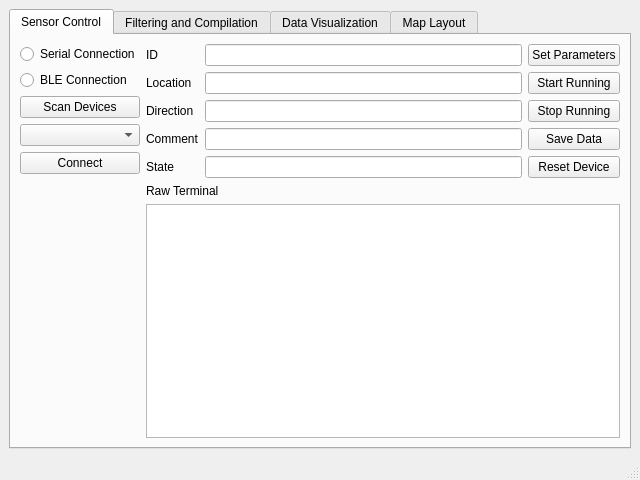
<?xml version="1.0" encoding="UTF-8"?>
<ui version="4.0">
 <class>MainWindow</class>
 <widget class="QMainWindow" name="MainWindow">
  <property name="geometry">
   <rect>
    <x>0</x>
    <y>0</y>
    <width>640</width>
    <height>480</height>
   </rect>
  </property>
  <property name="minimumSize">
   <size>
    <width>640</width>
    <height>480</height>
   </size>
  </property>
  <property name="windowTitle">
   <string>RCDS Tool</string>
  </property>
  <widget class="QWidget" name="centralwidget">
   <layout class="QGridLayout" name="gridLayout">
    <item row="0" column="0">
     <layout class="QVBoxLayout" name="verticalLayout">
      <item>
       <widget class="QTabWidget" name="tabWidget">
        <property name="currentIndex">
         <number>0</number>
        </property>
        <widget class="QWidget" name="SensorTab">
         <attribute name="title">
          <string>Sensor Control</string>
         </attribute>
         <layout class="QGridLayout" name="gridLayout_2">
          <item row="0" column="0">
           <layout class="QVBoxLayout" name="verticalLayout_2">
            <item>
             <widget class="QRadioButton" name="SerialRadioButton">
              <property name="text">
               <string>Serial Connection</string>
              </property>
             </widget>
            </item>
            <item>
             <widget class="QRadioButton" name="BLERadioButton">
              <property name="text">
               <string>BLE Connection</string>
              </property>
             </widget>
            </item>
            <item>
             <widget class="QPushButton" name="ScanDevicesButton">
              <property name="text">
               <string>Scan Devices</string>
              </property>
             </widget>
            </item>
            <item>
             <widget class="QComboBox" name="DeviceListComboBox"/>
            </item>
            <item>
             <widget class="QPushButton" name="DeviceConnectButton">
              <property name="text">
               <string>Connect</string>
              </property>
             </widget>
            </item>
            <item>
             <spacer name="verticalSpacer">
              <property name="orientation">
               <enum>Qt::Vertical</enum>
              </property>
              <property name="sizeHint" stdset="0">
               <size>
                <width>20</width>
                <height>40</height>
               </size>
              </property>
             </spacer>
            </item>
           </layout>
          </item>
          <item row="0" column="1">
           <layout class="QVBoxLayout" name="verticalLayout_7">
            <item>
             <layout class="QHBoxLayout" name="horizontalLayout">
              <item>
               <layout class="QGridLayout" name="gridLayout_6">
                <item row="0" column="0">
                 <widget class="QLabel" name="IDLabel">
                  <property name="text">
                   <string>ID</string>
                  </property>
                 </widget>
                </item>
                <item row="0" column="1">
                 <widget class="QLineEdit" name="IDLineEdit"/>
                </item>
                <item row="1" column="0">
                 <widget class="QLabel" name="LocLabel">
                  <property name="text">
                   <string>Location</string>
                  </property>
                 </widget>
                </item>
                <item row="1" column="1">
                 <widget class="QLineEdit" name="LocLineEdit"/>
                </item>
                <item row="2" column="0">
                 <widget class="QLabel" name="DirLabel">
                  <property name="text">
                   <string>Direction</string>
                  </property>
                 </widget>
                </item>
                <item row="2" column="1">
                 <widget class="QLineEdit" name="DirLineEdit"/>
                </item>
                <item row="3" column="0">
                 <widget class="QLabel" name="CommentLabel">
                  <property name="text">
                   <string>Comment</string>
                  </property>
                 </widget>
                </item>
                <item row="3" column="1">
                 <widget class="QLineEdit" name="CommentLineEdit"/>
                </item>
                <item row="4" column="0">
                 <widget class="QLabel" name="StateLabel">
                  <property name="text">
                   <string>State</string>
                  </property>
                 </widget>
                </item>
                <item row="4" column="1">
                 <widget class="QLineEdit" name="StateLineEdit"/>
                </item>
               </layout>
              </item>
              <item>
               <layout class="QVBoxLayout" name="verticalLayout_5">
                <item>
                 <widget class="QPushButton" name="SetButton">
                  <property name="text">
                   <string>Set Parameters</string>
                  </property>
                 </widget>
                </item>
                <item>
                 <widget class="QPushButton" name="StartButton">
                  <property name="text">
                   <string>Start Running</string>
                  </property>
                 </widget>
                </item>
                <item>
                 <widget class="QPushButton" name="StopButton">
                  <property name="text">
                   <string>Stop Running</string>
                  </property>
                 </widget>
                </item>
                <item>
                 <widget class="QPushButton" name="SaveButton">
                  <property name="text">
                   <string>Save Data</string>
                  </property>
                 </widget>
                </item>
                <item>
                 <widget class="QPushButton" name="ResetButton">
                  <property name="text">
                   <string>Reset Device</string>
                  </property>
                 </widget>
                </item>
               </layout>
              </item>
             </layout>
            </item>
            <item>
             <widget class="QLabel" name="TerminalLabel">
              <property name="text">
               <string>Raw Terminal</string>
              </property>
             </widget>
            </item>
            <item>
             <widget class="QTextEdit" name="TerminalTextEdit">
              <property name="readOnly">
               <bool>true</bool>
              </property>
             </widget>
            </item>
           </layout>
          </item>
         </layout>
         <zorder>verticalLayoutWidget_2</zorder>
         <zorder>verticalLayoutWidget_4</zorder>
         <zorder>verticalLayoutWidget_4</zorder>
         <zorder>verticalLayoutWidget_5</zorder>
        </widget>
        <widget class="QWidget" name="FilterTab">
         <attribute name="title">
          <string>Filtering and Compilation</string>
         </attribute>
         <layout class="QGridLayout" name="gridLayout_7">
          <item row="0" column="0">
           <layout class="QHBoxLayout" name="horizontalLayout_5" stretch="1,2,4">
            <item>
             <layout class="QVBoxLayout" name="verticalLayout_8">
              <item>
               <widget class="QPushButton" name="FilterSelectFolderButton">
                <property name="text">
                 <string>Select Folder</string>
                </property>
               </widget>
              </item>
              <item>
               <widget class="QListView" name="FilterFileListView">
                <property name="selectionMode">
                 <enum>QAbstractItemView::MultiSelection</enum>
                </property>
               </widget>
              </item>
             </layout>
            </item>
            <item>
             <layout class="QGridLayout" name="gridLayout_5">
              <item row="0" column="0">
               <widget class="QLabel" name="ETLabel">
                <property name="text">
                 <string>Earliest Data</string>
                </property>
               </widget>
              </item>
              <item row="0" column="1">
               <widget class="QDateTimeEdit" name="EDateTimeEdit">
                <property name="calendarPopup">
                 <bool>true</bool>
                </property>
               </widget>
              </item>
              <item row="1" column="0">
               <widget class="QLabel" name="LTLabel">
                <property name="text">
                 <string>Latest Data</string>
                </property>
               </widget>
              </item>
              <item row="1" column="1">
               <widget class="QDateTimeEdit" name="LDateTimeEdit">
                <property name="date">
                 <date>
                  <year>2099</year>
                  <month>12</month>
                  <day>31</day>
                 </date>
                </property>
                <property name="time">
                 <time>
                  <hour>0</hour>
                  <minute>0</minute>
                  <second>0</second>
                 </time>
                </property>
                <property name="maximumDateTime">
                 <datetime>
                  <hour>23</hour>
                  <minute>59</minute>
                  <second>59</second>
                  <year>7999</year>
                  <month>12</month>
                  <day>30</day>
                 </datetime>
                </property>
                <property name="calendarPopup">
                 <bool>true</bool>
                </property>
               </widget>
              </item>
              <item row="2" column="0">
               <widget class="QLabel" name="MinTOLabel">
                <property name="text">
                 <string>Min Sec Occluded</string>
                </property>
               </widget>
              </item>
              <item row="2" column="1">
               <widget class="QDoubleSpinBox" name="MinTDoubleSpinBox">
                <property name="minimum">
                 <double>0.100000000000000</double>
                </property>
               </widget>
              </item>
              <item row="3" column="0">
               <widget class="QLabel" name="MaxTOLabel">
                <property name="text">
                 <string>Max Sec Occluded</string>
                </property>
               </widget>
              </item>
              <item row="4" column="0">
               <widget class="QLabel" name="MinCMLabel">
                <property name="text">
                 <string>Min Centimeter</string>
                </property>
               </widget>
              </item>
              <item row="4" column="1">
               <widget class="QSpinBox" name="MinCMSpinBox">
                <property name="minimum">
                 <number>10</number>
                </property>
                <property name="maximum">
                 <number>40</number>
                </property>
               </widget>
              </item>
              <item row="5" column="0">
               <widget class="QLabel" name="MaxCMLabel">
                <property name="text">
                 <string>Max Centimeter</string>
                </property>
               </widget>
              </item>
              <item row="5" column="1">
               <widget class="QSpinBox" name="MaxCMSpinBox">
                <property name="minimum">
                 <number>10</number>
                </property>
                <property name="maximum">
                 <number>40</number>
                </property>
                <property name="value">
                 <number>40</number>
                </property>
               </widget>
              </item>
              <item row="6" column="0">
               <widget class="QLabel" name="MinMDLabel">
                <property name="text">
                 <string>Min ms Delta</string>
                </property>
               </widget>
              </item>
              <item row="6" column="1">
               <widget class="QSpinBox" name="MinMDSpinBox"/>
              </item>
              <item row="7" column="0">
               <widget class="QLabel" name="MaxMDLabel">
                <property name="text">
                 <string>Max ms Delta</string>
                </property>
               </widget>
              </item>
              <item row="7" column="1">
               <widget class="QSpinBox" name="MaxMDSpinBox">
                <property name="value">
                 <number>99</number>
                </property>
               </widget>
              </item>
              <item row="8" column="0">
               <widget class="QLabel" name="MinSLabel">
                <property name="text">
                 <string>Min Speed (mph)</string>
                </property>
               </widget>
              </item>
              <item row="9" column="0">
               <widget class="QLabel" name="MaxSLabel">
                <property name="text">
                 <string>Max Speed (mph)</string>
                </property>
               </widget>
              </item>
              <item row="3" column="1">
               <widget class="QDoubleSpinBox" name="MaxTDoubleSpinBox">
                <property name="value">
                 <double>99.000000000000000</double>
                </property>
               </widget>
              </item>
              <item row="8" column="1">
               <widget class="QSpinBox" name="MiinSSpinBox"/>
              </item>
              <item row="9" column="1">
               <widget class="QSpinBox" name="MaxSSpinBox">
                <property name="value">
                 <number>99</number>
                </property>
               </widget>
              </item>
             </layout>
            </item>
            <item>
             <layout class="QVBoxLayout" name="verticalLayout_9">
              <item>
               <layout class="QHBoxLayout" name="horizontalLayout_4">
                <item>
                 <widget class="QPushButton" name="ShowDataButton">
                  <property name="text">
                   <string>Show Data</string>
                  </property>
                 </widget>
                </item>
                <item>
                 <widget class="QPushButton" name="SavetoFileButton">
                  <property name="text">
                   <string>Save to File</string>
                  </property>
                 </widget>
                </item>
               </layout>
              </item>
              <item>
               <widget class="QPlainTextEdit" name="DataPlainTextEdit">
                <property name="horizontalScrollBarPolicy">
                 <enum>Qt::ScrollBarAsNeeded</enum>
                </property>
                <property name="readOnly">
                 <bool>true</bool>
                </property>
               </widget>
              </item>
             </layout>
            </item>
           </layout>
          </item>
         </layout>
        </widget>
        <widget class="QWidget" name="DataTab">
         <attribute name="title">
          <string>Data Visualization</string>
         </attribute>
         <layout class="QGridLayout" name="gridLayout_4">
          <item row="0" column="0">
           <layout class="QHBoxLayout" name="horizontalLayout_3" stretch="1,3">
            <item>
             <layout class="QVBoxLayout" name="verticalLayout_4">
              <item>
               <widget class="QPushButton" name="SelectFolderButton">
                <property name="text">
                 <string>Select Folder</string>
                </property>
               </widget>
              </item>
              <item>
               <widget class="QListView" name="FileListView">
                <property name="selectionMode">
                 <enum>QAbstractItemView::MultiSelection</enum>
                </property>
               </widget>
              </item>
             </layout>
            </item>
            <item>
             <widget class="WindowPlotWidget" name="DataGraphicsView"/>
            </item>
           </layout>
          </item>
          <item row="1" column="0">
           <layout class="QHBoxLayout" name="horizontalLayout_2">
            <item>
             <widget class="QComboBox" name="DataComboBox"/>
            </item>
            <item>
             <widget class="QPushButton" name="DataShowButton">
              <property name="text">
               <string>Show Data</string>
              </property>
             </widget>
            </item>
           </layout>
          </item>
         </layout>
        </widget>
        <widget class="QWidget" name="MapTab">
         <attribute name="title">
          <string>Map Layout</string>
         </attribute>
         <layout class="QGridLayout" name="gridLayout_3">
          <item row="0" column="0">
           <widget class="QLabel" name="label">
            <property name="text">
             <string>To be integrated!</string>
            </property>
            <property name="alignment">
             <set>Qt::AlignCenter</set>
            </property>
           </widget>
          </item>
         </layout>
        </widget>
       </widget>
      </item>
     </layout>
    </item>
   </layout>
  </widget>
  <widget class="QStatusBar" name="statusbar"/>
  <action name="actionSerial_Connection">
   <property name="text">
    <string>Serial Connection</string>
   </property>
  </action>
  <action name="actionBLE_Connection">
   <property name="text">
    <string>BLE Connection</string>
   </property>
  </action>
  <action name="actionDownload">
   <property name="text">
    <string>Download</string>
   </property>
  </action>
  <action name="actionUpload">
   <property name="text">
    <string>Upload</string>
   </property>
  </action>
  <action name="actionSet_Up">
   <property name="text">
    <string>Set Up</string>
   </property>
  </action>
 </widget>
 <customwidgets>
  <customwidget>
   <class>WindowPlotWidget</class>
   <extends>QGraphicsView</extends>
   <header>pyqtgraph</header>
  </customwidget>
 </customwidgets>
 <resources/>
 <connections/>
</ui>
